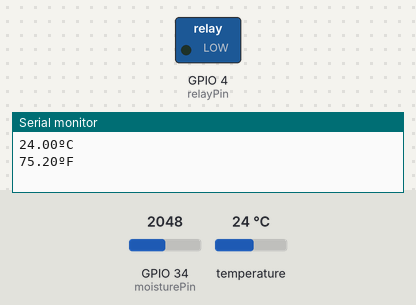
A sketch run on a simulated ESP32. Shown: switched loads named in the sketch (green lamp = pin HIGH), the last lines printed to the serial monitor. The test bench sets the inputs (shaded band); at power-on: GPIO 34 (moisturePin) = 2048, temperature 24 °C.

Above: at 1.5 s.
1.6 s: GPIO 34 (moisturePin) set to 832
3.1 s: GPIO 34 (moisturePin) set to 765
At 4.7 s:
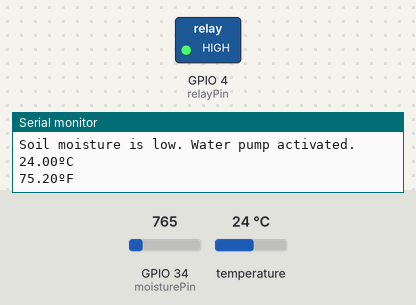
5.0 s: GPIO 34 (moisturePin) set to 840
At 6.5 s:
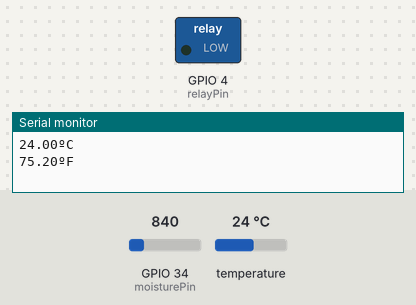
6.8 s: GPIO 34 (moisturePin) set to 760
At 8.4 s:
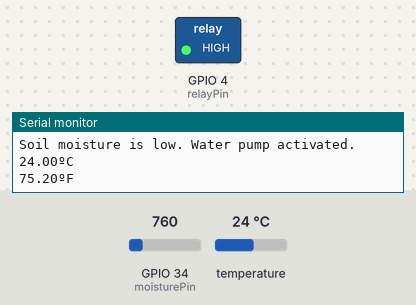
Timing chart, 0 to 9.6 s (numbered marks = the images above; inputs shaded):
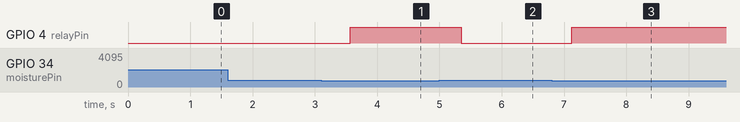

Measured:
- the behaviour switches between 800 and 799 on GPIO 34 (moisturePin) (found by bisection; images 0 and 1)
- after the input at 3.1 s, GPIO 4 (relayPin): LOW → HIGH after 0.47 s
- after the input at 5.0 s, GPIO 4 (relayPin): HIGH → LOW after 0.35 s
- after the input at 6.8 s, GPIO 4 (relayPin): LOW → HIGH after 0.32 s

The sketch:

WaterPump_Sensors.ino
```cpp
#include <OneWire.h>
#include <DallasTemperature.h>

const int moisturePin = 34  ; // Analog pin for moisture sensor
const int oneWireBus = 5;
const int relayPin = 4;    // Digital pin for relay
const int thresholdValue = 800; // Threshold value for moisture level, adjust as needed

OneWire oneWire(oneWireBus);
DallasTemperature sensors(&oneWire);

void setup() {
  Serial.begin(115200);

  pinMode(moisturePin, INPUT);
  pinMode(relayPin, OUTPUT);
  sensors.begin();

}

void loop() {
  int moistureValue = analogRead(moisturePin);
  Serial.print("Moisture Level: ");
  Serial.println(moistureValue);

  if (moistureValue < thresholdValue) {
    // Soil moisture is low, turn on water pump
    digitalWrite(relayPin, HIGH);
    Serial.println("Soil moisture is low. Water pump activated.");
  } else {
    // Soil moisture is sufficient, turn off water pump
    digitalWrite(relayPin, LOW);
    Serial.println("Soil moisture is sufficient. Water pump deactivated.");
  }

  sensors.requestTemperatures();
  float temperatureC = sensors.getTempCByIndex(0);
  float temperatureF = sensors.getTempFByIndex(0);
  Serial.print(temperatureC);
  Serial.println("ºC");
  Serial.print(temperatureF);
  Serial.println("ºF");

  delay(1000); // Adjust delay time as needed
}
```
